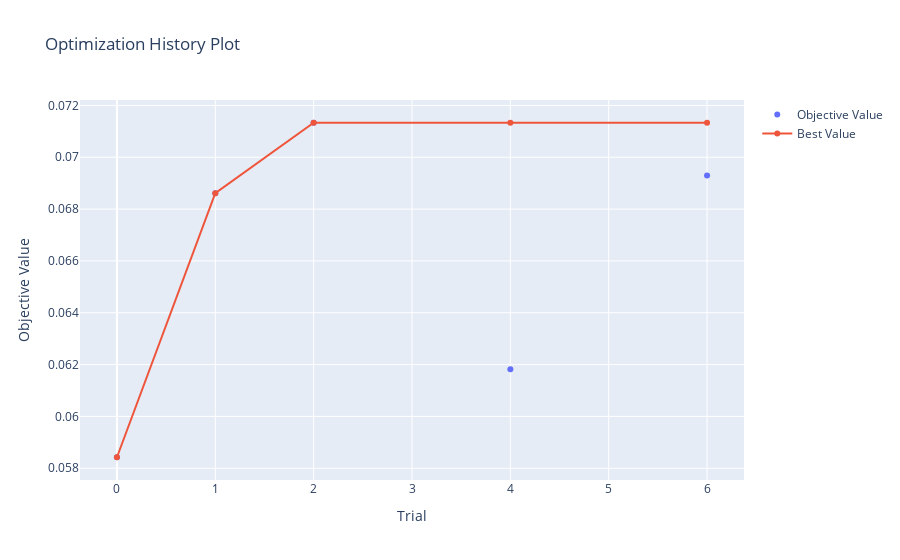

The code cell stored with this chart in its notebook:
### Code cell
optuna.visualization.plot_optimization_history(study)

### Figure 1 — Plotly figure (JSON) as saved in the notebook; plotly's stock layout.template omitted (floating-point values rounded to 4 significant figures)
{"data": [{"mode": "markers", "name": "Objective Value", "type": "scatter", "x": [0, 1, 2, 4, 6], "y": [0.05842, 0.06861, 0.07133, 0.06182, 0.06929]}, {"name": "Best Value", "type": "scatter", "x": [0, 1, 2, 4, 6], "y": [0.05842, 0.06861, 0.07133, 0.07133, 0.07133]}], "layout": {"title": {"text": "Optimization History Plot"}, "xaxis": {"title": {"text": "Trial"}}, "yaxis": {"title": {"text": "Objective Value"}}}}
